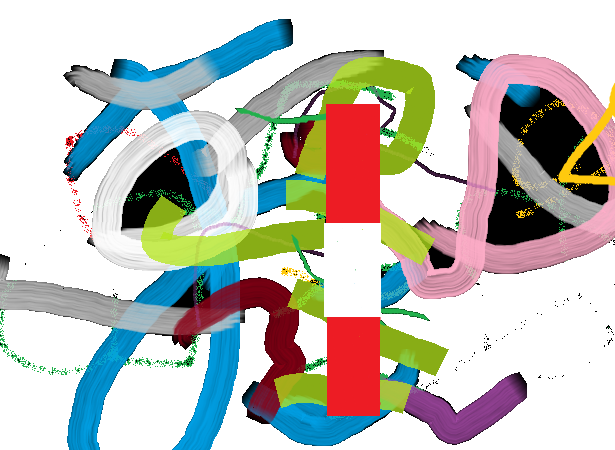
#> input picture vision/resources/pylon.png, 615 x 450 px, found by its file name
$ python classify.py
#> lines starting #> are read from the running program, lines starting #| are printed output that depends on the picture; after the words box and inside, x2 and y2 are one past the last pixel; in counts of white or black regions, pixels touching at a corner belong together
import cv2
import numpy as np

def classifier(img):
    # img = cv2.imread('IARC-2020/vision/pylon/resources/pylon.png')

    # It converts the BGR color space of image to HSV color space
    hsv = cv2.cvtColor(img, cv2.COLOR_BGR2HSV)
#> hsv: shape (450, 615, 3); mean H, S, V 41.5, 67.1, 214.5
#> img is the input picture: shape (450, 615, 3); mean B, G, R 186.6, 191.8, 192.9

    # Threshold of blue in HSV space
    lowRed = np.array([125, 75, 75])
    highRed = np.array([225,255,255])
    # preparing the mask to overlay
    redMask = cv2.inRange(hsv, lowRed, highRed)
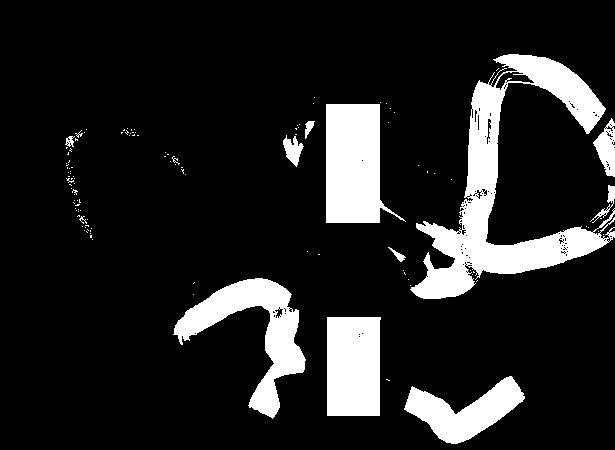
#> redMask: shape (450, 615); 13.7% white; 117 white regions (103 under 20 px), largest, box (x1, y1, x2, y2) and area: (410, 54, 615, 299) 14336, (326, 104, 406, 223) 6511, (173, 278, 306, 419) 6096
    # The black region in the mask has the value of 0,
    # so when multiplied with original image removes all non-blue regions
    red = cv2.bitwise_and(img, img, mask=redMask)
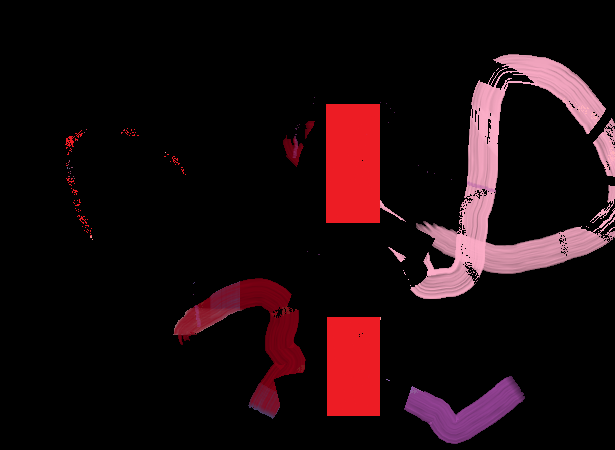
#> red: shape (450, 615, 3); mean B, G, R 13.9, 10.8, 27.2

    #Repeat with white mask
    lowWhite = np.array([0,0,0])
    highWhite = np.array([1,255,255])
    whiteMask = cv2.inRange(hsv, lowWhite, highWhite)
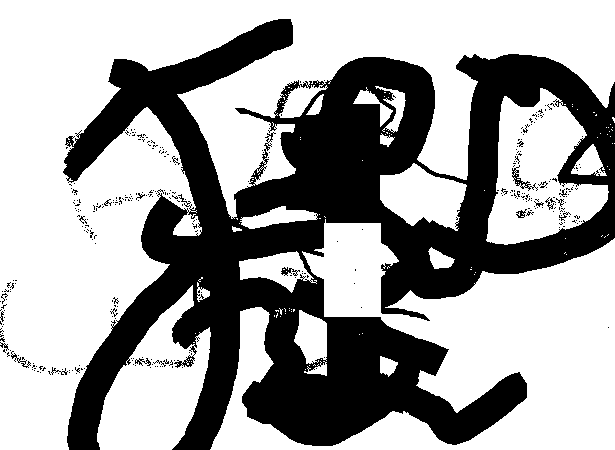
#> whiteMask: shape (450, 615); 63.2% white; 342 black regions (319 under 20 px), largest, box (x1, y1, x2, y2) and area: (63, 19, 615, 450) 100282, (512, 165, 538, 191) 149, (281, 267, 300, 276) 78
    white = cv2.bitwise_and(img, img, mask=whiteMask)
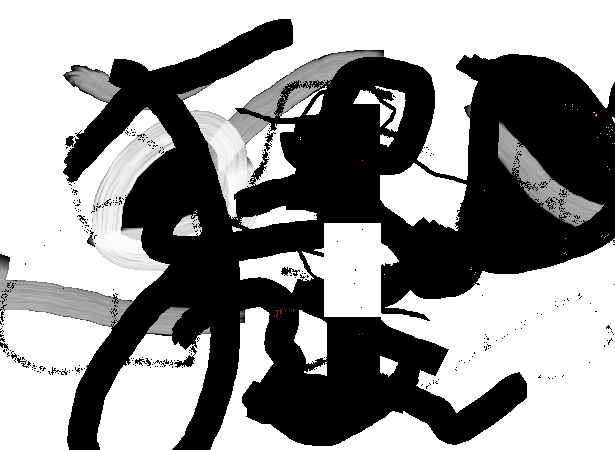
#> white: shape (450, 615, 3); mean B, G, R 143.7, 143.7, 143.8

    if __name__ == '__main__':
        combined = cv2.bitwise_or(white, red)
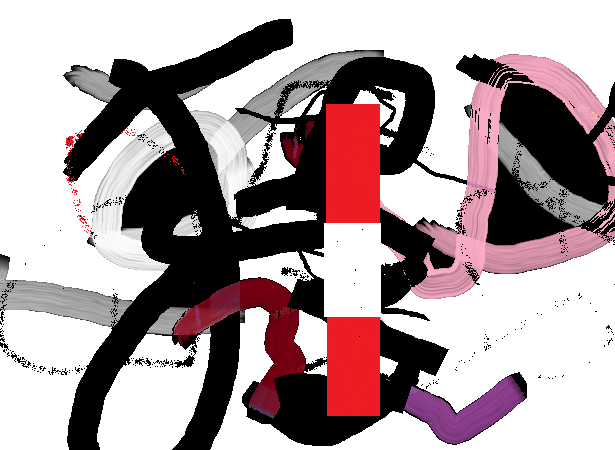
#> combined: shape (450, 615, 3); mean B, G, R 157.7, 154.5, 170.9
        edges_high_thresh = cv2.Canny(img, 60, 120)
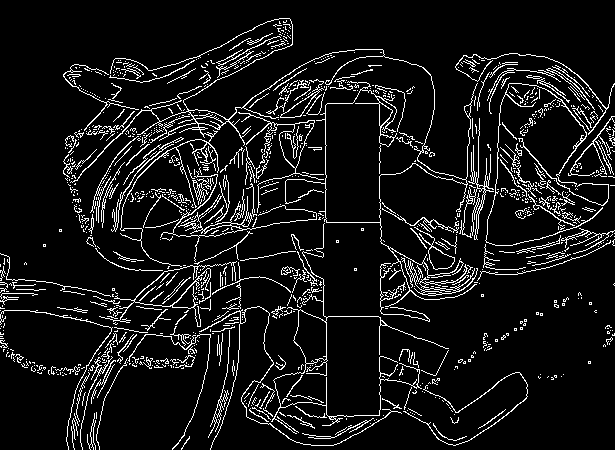
#> edges_high_thresh: shape (450, 615); 8.7% white in thin lines or dots
        cv2.imshow('Edges',edges_high_thresh)
        cv2.imshow('combined', combined)
        cv2.waitKey(0)

classifier(cv2.imread('IARC-2020/vision/pylon/resources/pylon.png'))

$ run again, with vision/resources/bshapes.png copied over vision/resources/pylon.png
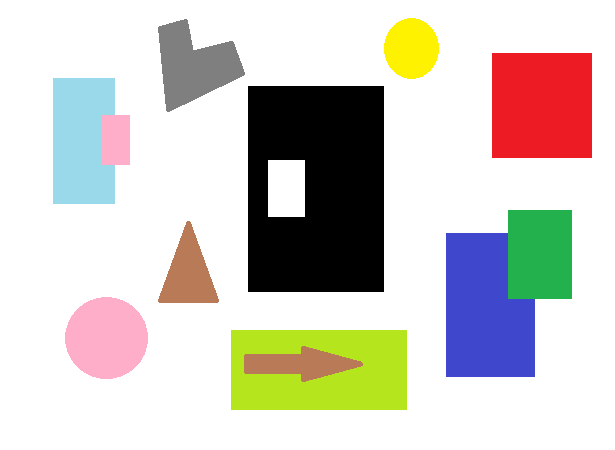
#> input picture vision/resources/bshapes.png, 615 x 450 px, found by its file name
#> hsv: shape (450, 615, 3); mean H, S, V 21.6, 38.4, 221.8
#> in classifier, img is the input picture: shape (450, 615, 3); mean B, G, R 198, 204.9, 209
#> in classifier, `redMask = cv2.inRange(hsv, lowRed, highRed)`:
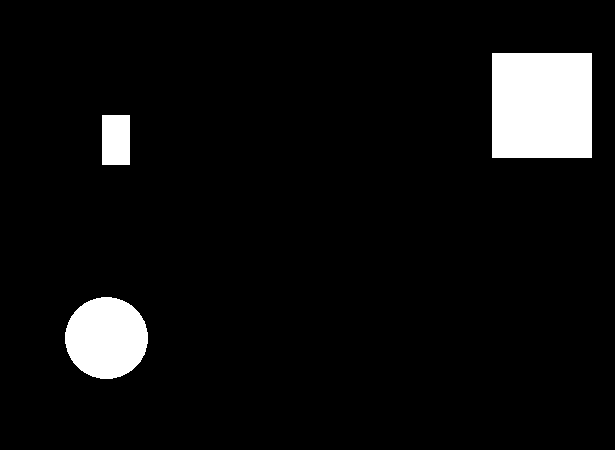
#> redMask: shape (450, 615); 6.2% white; 3 white regions, box (x1, y1, x2, y2) and area: (492, 53, 592, 158) 10500, (65, 297, 148, 379) 5322, (102, 115, 130, 165) 1400
#> whiteMask: shape (450, 615); 78.1% white; 7 black regions, largest, box (x1, y1, x2, y2) and area: (446, 210, 572, 377) 16730, (231, 330, 407, 410) 14080, (492, 53, 592, 158) 10500
#> in classifier, `edges_high_thresh = cv2.Canny(img, 60, 120)`:
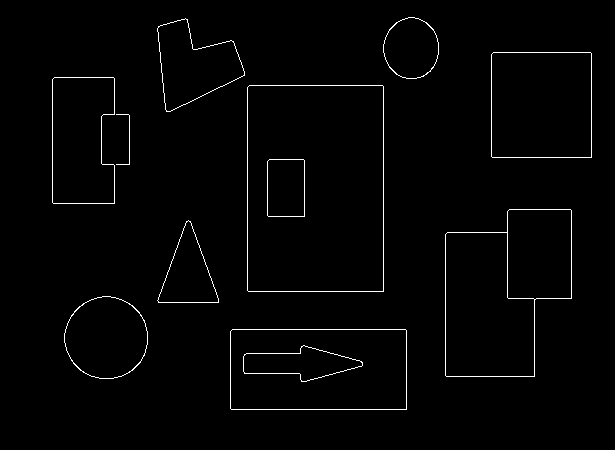
#> edges_high_thresh: shape (450, 615); 1.5% white in thin lines or dots, all inside (x1, y1, x2, y2) = (52, 17, 592, 410)
